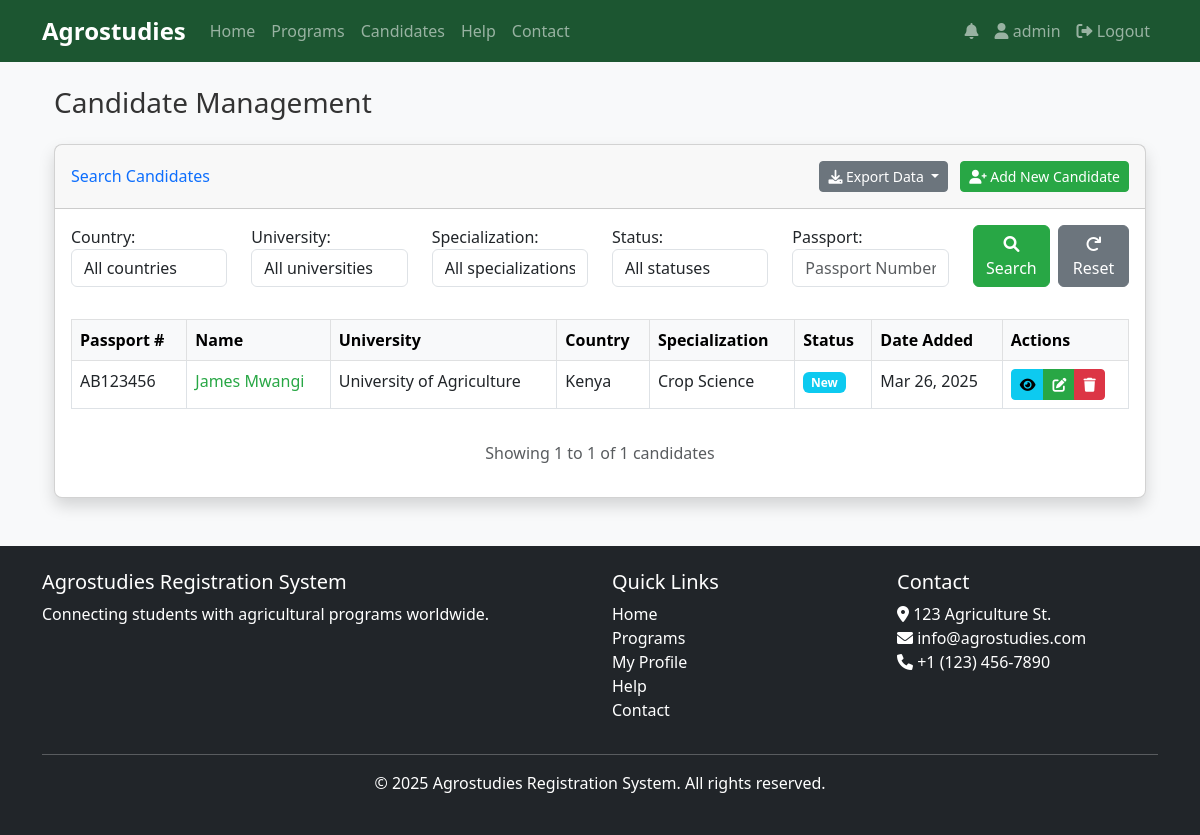
Before: /candidates/ (signed in) with the older database file.
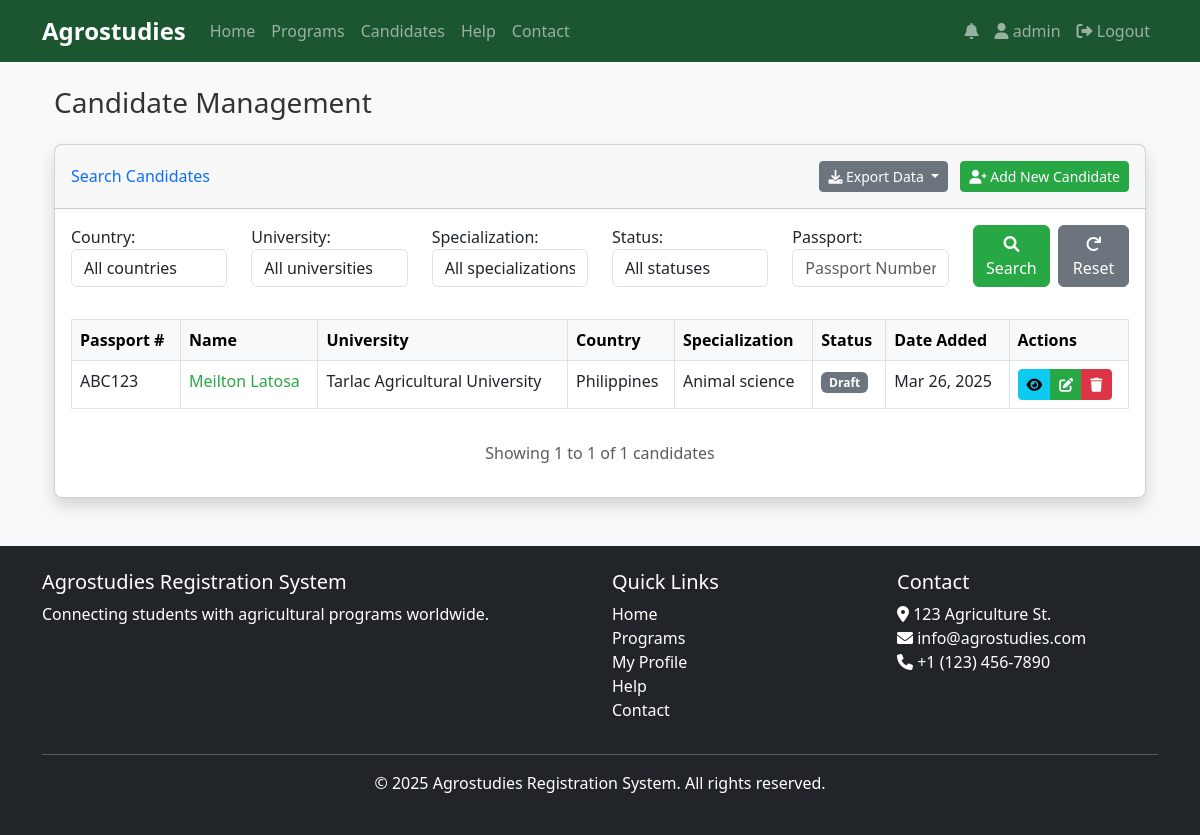
After: the same page with the newer database file.
### core/models.py (models this page shows, shortened)
class Candidate(models.Model):
    DRAFT = 'Draft'
    NEW = 'New'
    FIXED = 'Fixed'
    APPROVED = 'Approved'
    REJECTED = 'Rejected'
    QUIT = 'Quit'
    STATUS_CHOICES = [
        (DRAFT, 'Draft'),
        (NEW, 'New'),
        (FIXED, 'Fixed'),
        (APPROVED, 'Approved'),
        (REJECTED, 'Rejected'),
        (QUIT, 'Quit'),
    ]
    passport_number = models.CharField(max_length=20)
    first_name = models.CharField(max_length=100)
    last_name = models.CharField(max_length=100)
    email = models.EmailField(blank=True, null=True)
    date_of_birth = models.DateField()
    country_of_birth = models.CharField(max_length=100)
    nationality = models.CharField(max_length=100)
    religion = models.CharField(max_length=100, blank=True, null=True)
    father_name = models.CharField(max_length=100, blank=True, null=True)
    mother_name = models.CharField(max_length=100, blank=True, null=True)
    passport_issue_date = models.DateField()
    passport_expiry_date = models.DateField()
    GENDER_CHOICES = [
        ('Male', 'Male'),
        ('Female', 'Female'),
        ('Other', 'Other'),
    ]
    gender = models.CharField(max_length=10, choices=GENDER_CHOICES)
    shoes_size = models.CharField(max_length=10, blank=True, null=True)
    shirt_size = models.CharField(max_length=10, blank=True, null=True)
    university = models.ForeignKey(University, on_delete=models.CASCADE)
    year_graduated = models.IntegerField(blank=True, null=True)
    specialization = models.CharField(max_length=100)
    secondary_specialization = models.CharField(max_length=100, blank=True, null=True)
    SMOKING_CHOICES = [
        ('Never', 'Never'),
        ('Sometimes', 'Sometimes'),
        ('Often', 'Often'),
    ]
    smokes = models.CharField(max_length=10, choices=SMOKING_CHOICES, default='Never')
    status = models.CharField(max_length=20, choices=STATUS_CHOICES, default=DRAFT)
    created_at = models.DateTimeField(auto_now_add=True)
    updated_at = models.DateTimeField(auto_now=True)
    passport_scan = models.FileField(upload_to='passports/', blank=True, null=True)
    tor = models.FileField(upload_to='documents/tor/', blank=True, null=True)
    nc2_tesda = models.FileField(upload_to='documents/tesda/', blank=True, null=True)
    diploma = models.FileField(upload_to='documents/diploma/', blank=True, null=True)
    good_moral = models.FileField(upload_to='documents/moral/', blank=True, null=True)
    nbi_clearance = models.FileField(upload_to='documents/nbi/', blank=True, null=True)
    created_by = models.ForeignKey(User, on_delete=models.CASCADE, related_name='created_candidates')
    class Meta:
        unique_together = ('passport_number', 'university')

class University(models.Model):
    name = models.CharField(max_length=200)
    code = models.CharField(max_length=20, unique=True)
    country = models.CharField(max_length=100)
    class Meta:
        verbose_name_plural = "Universities"

### core/views.py (the view, shortened to what this page needs)
# urls.py: path('candidates/', views.candidate_list, name='candidate_list'),
@login_required
def candidate_list(request):
    if not request.user.is_staff:
        messages.error(request, 'You do not have permission to access this page.')
        return redirect('index')
    candidates = Candidate.objects.all().order_by('-created_at')
    form = CandidateSearchForm(request.GET)
    if form.is_valid():
        country = form.cleaned_data.get('country')
        if country:
            candidates = candidates.filter(university__country=country)
        university = form.cleaned_data.get('university')
        if university:
            candidates = candidates.filter(university__code=university)
        specialization = form.cleaned_data.get('specialization')
        if specialization:
            candidates = candidates.filter(specialization=specialization)
        status = form.cleaned_data.get('status')
        if status:
            candidates = candidates.filter(status=status)
        passport = form.cleaned_data.get('passport')
        if passport:
            candidates = candidates.filter(passport_number__icontains=passport)
    export_format = request.GET.get('export')
    paginator = Paginator(candidates, 15)  # Show 15 candidates per page
    page_number = request.GET.get('page')
    page_obj = paginator.get_page(page_number)
    return render(request, 'candidate_list.html', {
        'page_obj': page_obj,
        'form': form,
        'status_colors': {
            'Draft': 'secondary',
            'New': 'info',
            'Fixed': 'primary',
            'Approved': 'success',
            'Rejected': 'danger',
            'Quit': 'warning'
        }
    })

### core/context_processors.py (called while the page is built)
def notification_count(request):
    if request.user.is_authenticated:
        unread_count = Notification.objects.filter(user=request.user, read=False).count()
        return {
            'unread_notifications_count': unread_count
        }
    return {
        'unread_notifications_count': 0
    }

### core/templatetags/custom_filters.py (called while the page is built)
@register.filter(name='get_item')
def get_item(dictionary, key):
    return dictionary.get(key, '')

### templates/candidate_list.html (shortened to what the changed rows need)
{% extends 'base.html' %}
{% load custom_filters %}
{% block content %}
<div class="container-fluid">
    <h1 class="h3 mb-4">Candidate Management</h1>
    <div class="card shadow mb-4">
        <div class="card-body">
            {% if page_obj %}
                <div class="table-responsive">
                    <table class="table table-bordered table-hover">
                        <thead class="table-light">
                            <tr>
                                <th>Passport #</th>
                                <th>Name</th>
                                <th>University</th>
                                <th>Country</th>
                                <th>Specialization</th>
                                <th>Status</th>
                                <th>Date Added</th>
                                <th>Actions</th>
                            </tr>
                        </thead>
                        <tbody>
                            {% for candidate in page_obj %}
                                <tr>
                                    <td>{{ candidate.passport_number }}</td>
                                    <td>
                                        <a href="{% url 'view_candidate' candidate.id %}">
                                            {{ candidate.first_name }} {{ candidate.last_name }}
                                        </a>
                                    </td>
                                    <td>{{ candidate.university.name }}</td>
                                    <td>{{ candidate.university.country }}</td>
                                    <td>{{ candidate.specialization }}</td>
                                    <td>
                                        <span class="badge bg-{{ status_colors|get_item:candidate.status }}">
                                            {{ candidate.status }}
                                        </span>
                                    </td>
                                    <td>{{ candidate.created_at|date:"M d, Y" }}</td>
                                    <td>
                                        <div class="btn-group" role="group">
                                            <a href="{% url 'view_candidate' candidate.id %}" class="btn btn-info btn-sm" title="View">
                                                <i class="fas fa-eye"></i>
                                            </a>
                                            <a href="{% url 'edit_candidate' candidate.id %}" class="btn btn-primary btn-sm" title="Edit">
                                                <i class="fas fa-edit"></i>
                                            </a>
                                            <a href="{% url 'delete_candidate' candidate.id %}" class="btn btn-danger btn-sm" title="Delete">
                                                <i class="fas fa-trash"></i>
                                            </a>
                                        </div>
                                    </td>
                                </tr>
                            {% endfor %}
                        </tbody>
                    </table>
                </div>
            {% else %}
                <div class="alert alert-info text-center">
                    <i class="fas fa-info-circle me-2"></i> No candidates found matching your criteria.
                </div>
            {% endif %}
        </div>
    </div>
</div>
{% endblock %}

Changed rows visible on the page:
changed Candidate: passport_number "AB123456" → "ABC123"; first_name "James" → "Meilton"; last_name "Mwangi" → "Latosa"; university.name "University of Agriculture" → "Tarlac Agricultural University"; university.country "Kenya" → "Philippines"; specialization "Crop Science" → "Animal science"; status "New" → "Draft"
